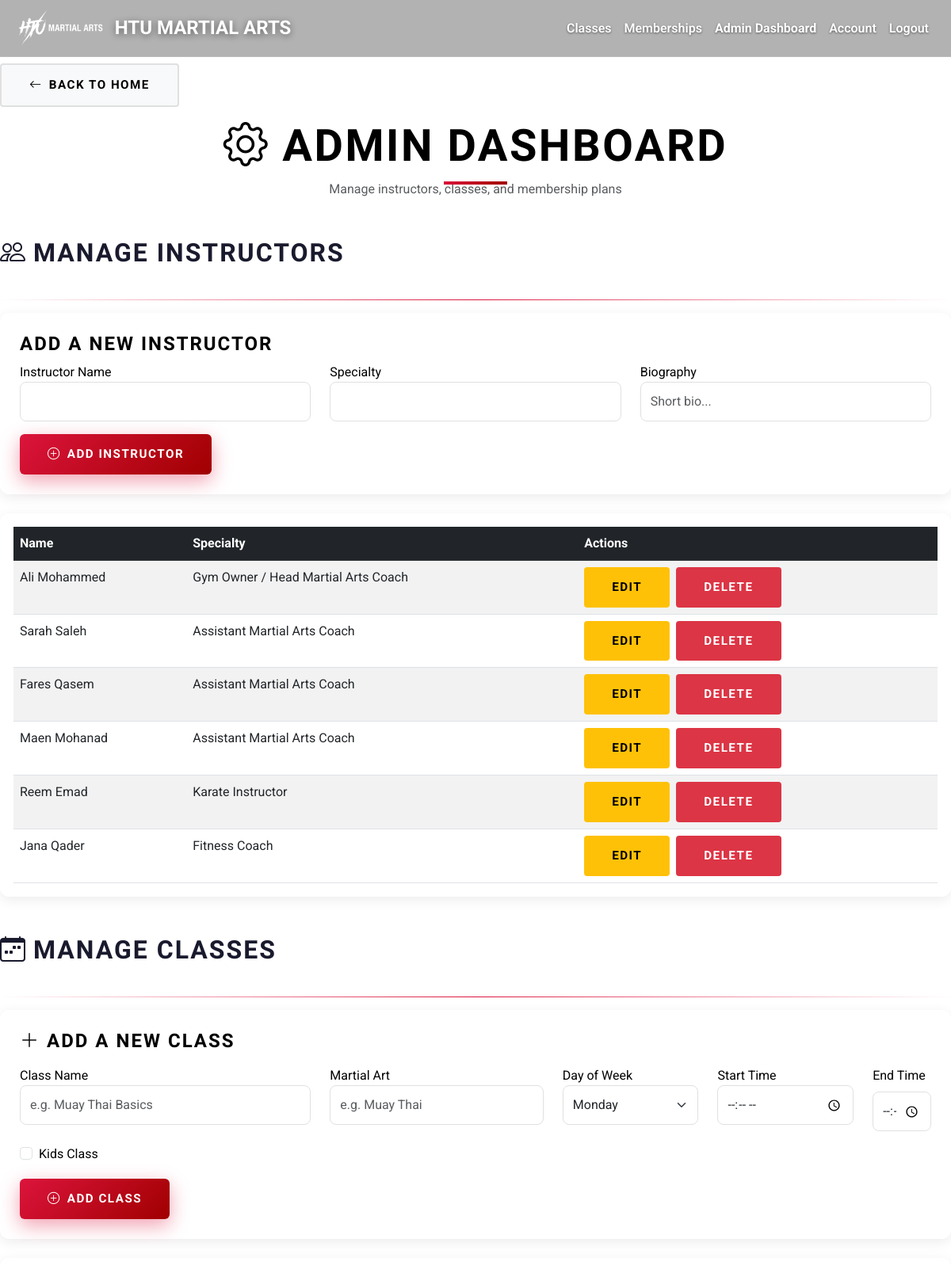
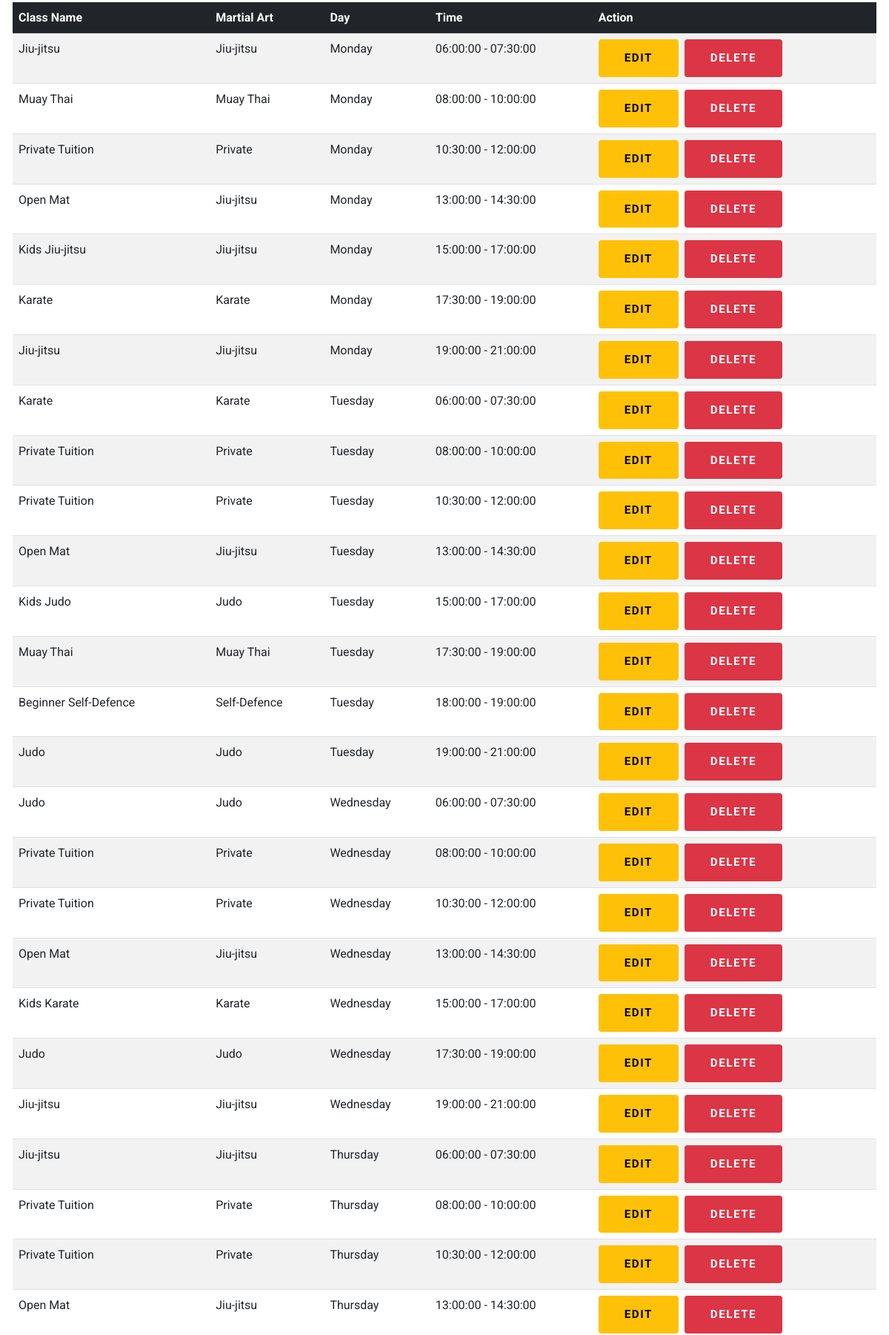
/admin.php (signed in, upper part), run on the app's committed database (2 pictures, top to bottom).
### tables this page shows
CREATE TABLE `instructors` (
  `id` int(11) NOT NULL,
  `name` varchar(100) NOT NULL,
  `specialty` varchar(100) DEFAULT NULL,
  `bio` text DEFAULT NULL,
  `image_url` varchar(255) DEFAULT NULL
);

CREATE TABLE `classes` (
  `id` int(11) NOT NULL,
  `class_name` varchar(100) NOT NULL,
  `day_of_week` enum('Monday','Tuesday','Wednesday','Thursday','Friday','Saturday','Sunday') NOT NULL,
  `start_time` time NOT NULL,
  `end_time` time NOT NULL,
  `martial_art` varchar(50) NOT NULL,
  `age_group` varchar(20) DEFAULT 'Adult',
  `is_kids_class` tinyint(1) DEFAULT 0
);

### admin.php (the view, shortened to what this page needs)
<?php
include 'includes/db.php';
include 'includes/header.php';
?>
<div class="container page-section">
    <div class="mb-3">
        <a href="index.php" class="btn btn-light btn-sm no-underline"><i class="bi bi-arrow-left me-2"></i>Back to Home</a>
    </div>
    <div class="text-center mb-5">
        <h2 class="section-title mb-2"><i class="bi bi-gear me-3"></i>Admin Dashboard</h2>
        <p class="text-muted">Manage instructors, classes, and membership plans</p>
    </div>
    <h3 class="mt-5 mb-2 text-deep-dark"><i class="bi bi-people me-2"></i>Manage Instructors</h3>
    <div class="divider divider-primary mb-3"></div>
    <div class="glass-panel p-4 mb-4">
        <h4>Add a New Instructor</h4>
        <form action="instructors_manage.php?action=create" method="POST">
            <div class="row">
                <div class="col-md-4 mb-3">
                    <label>Instructor Name</label>
                    <input type="text" name="name" class="form-control" required>
                </div>
                <div class="col-md-4 mb-3">
                    <label>Specialty</label>
                    <input type="text" name="specialty" class="form-control">
                </div>
                <div class="col-md-4 mb-3">
                    <label>Biography</label>
                    <input type="text" name="bio" class="form-control" placeholder="Short bio...">
                </div>
            </div>
            <button type="submit" class="btn btn-primary"><i class="bi bi-plus-circle me-2"></i>Add Instructor</button>
        </form>
    </div>
    <div class="glass-panel p-3">
    <table class="table table-striped table-hover mb-0">
        <thead class="table-dark">
            <tr>
                <th>Name</th>
                <th>Specialty</th>
                <th>Actions</th>
            </tr>
        </thead>
        <tbody>
            <?php
            $stmt = $conn->prepare("SELECT id, name, specialty FROM instructors");
            $stmt->execute();
            $result = $stmt->get_result();
            if ($result->num_rows > 0) {
                while($row = $result->fetch_assoc()) {
                    echo "<tr>";
                    echo "<td>" . htmlspecialchars($row['name'], ENT_QUOTES, 'UTF-8') . "</td>";
                    echo "<td>" . htmlspecialchars($row['specialty'], ENT_QUOTES, 'UTF-8') . "</td>";
                    echo '<td>';
                    echo '<a href="instructors_manage.php?action=edit&id=' . intval($row['id']) . '" class="btn btn-warning btn-sm me-2">Edit</a>';
                    echo '<a href="instructors_manage.php?action=delete&id=' . intval($row['id']) . '" class="btn btn-danger btn-sm" onclick="return confirm(\'Are you sure?\')">Delete</a>';
                    echo '</td>';
                    echo "</tr>";
                }
            } else {
                echo "<tr><td colspan='3'>No instructors found.</td></tr>";
            }
            ?>
        </tbody>
    </table>
    </div>
    <h3 class="mt-5 mb-2 text-deep-dark"><i class="bi bi-calendar-week me-2"></i>Manage Classes</h3>
    <div class="divider divider-primary mb-3"></div>
    <div class="glass-panel p-4 mb-4">
        <h4 class="mb-3"><i class="bi bi-plus-lg me-2"></i>Add a New Class</h4>
        <form action="classes_manage.php?action=create" method="POST">
            <div class="row">
                <div class="col-md-4 mb-3">
                    <label>Class Name</label>
                    <input type="text" name="class_name" class="form-control" placeholder="e.g. Muay Thai Basics" required>
                </div>
                <div class="col-md-3 mb-3">
                    <label>Martial Art</label>
                    <input type="text" name="martial_art" class="form-control" placeholder="e.g. Muay Thai" required>
                </div>
                <div class="col-md-2 mb-3">
                    <label>Day of Week</label>
                    <select name="day" class="form-select">
                        <option>Monday</option>
                    </select>
                </div>
                <div class="col-md-2 mb-3">
                    <label>Start Time</label>
                    <input type="time" name="start_time" class="form-control" required>
                </div>
                <div class="col-md-1 mb-3">
                    <label style="display: block; margin-bottom: 0.5rem;">End Time</label>
                    <input type="time" name="end_time" class="form-control" required>
                </div>
            </div>
            <div class="row">
                <div class="col-md-12 mb-3">
                    <div class="form-check">
                        <input type="checkbox" name="is_kids_class" class="form-check-input" id="is_kids_class">
                        <label class="form-check-label" for="is_kids_class">Kids Class</label>
                    </div>
                </div>
            </div>
            <button type="submit" class="btn btn-primary"><i class="bi bi-plus-circle me-2"></i>Add Class</button>
        </form>
    </div>
    <div class="glass-panel p-3">
    <table class="table table-striped table-hover mb-0">
        <thead class="table-dark">
            <tr>
                <th>Class Name</th>
                <th>Martial Art</th>
                <th>Day</th>
                <th>Time</th>
                <th>Action</th>
            </tr>
        </thead>
        <tbody>
            <?php
            $stmt_classes = $conn->prepare("SELECT id, class_name, martial_art, day_of_week, start_time, end_time FROM classes ORDER BY day_of_week, start_time");
            $stmt_classes->execute();
            $result_classes = $stmt_classes->get_result();
            if ($result_classes->num_rows > 0) {
                while($row = $result_classes->fetch_assoc()) {
                    echo "<tr>";
                    echo "<td>" . htmlspecialchars($row['class_name'], ENT_QUOTES, 'UTF-8') . "</td>";
                    echo "<td>" . htmlspecialchars($row['martial_art'] ?? 'N/A', ENT_QUOTES, 'UTF-8') . "</td>";
                    echo "<td>" . htmlspecialchars($row['day_of_week'], ENT_QUOTES, 'UTF-8') . "</td>";
                    echo "<td>" . htmlspecialchars($row['start_time'], ENT_QUOTES, 'UTF-8') . " - " . htmlspecialchars($row['end_time'], ENT_QUOTES, 'UTF-8') . "</td>";
                    echo "<td>";
                    echo "<a href='classes_manage.php?action=edit&id=" . intval($row['id']) . "' class='btn btn-warning btn-sm me-2'>Edit</a>";
                    echo "<a href='classes_manage.php?action=delete&id=" . intval($row['id']) . "' class='btn btn-danger btn-sm' onclick='return confirm(\\\"Are you sure?\\\")'>Delete</a>";
                    echo "</td>";
                    echo "</tr>";
                }
            } else {
                echo "<tr><td colspan='5'>No classes scheduled yet.</td></tr>";
            }            $stmt_classes->close();            ?>
        </tbody>
    </table>
    </div>
</div>
<?php include 'includes/footer.php'; ?>

### css/sport-theme.css (style rules this page uses)
:root { --font-heading: 'Oswald', sans-serif; --font-nike: 'Montserrat', sans-serif; --font-body: 'Roboto', sans-serif; --font-mono: 'JetBrains Mono', monospace; --color-primary: #DC143C; --color-primary-dark: #a00000; --color-primary-light: #ff1744; --color-black: #000000; --color-dark: #000000; --color-dark-blue: #16213e; --color-white: #FFFFFF; --color-grey: #f5f5f58d; --color-grey-light: #f8f9fa; --color-grey-dark: #666666; --color-border: #e0e0e0; --color-deep-dark: #1a1a2e; --gradient-primary: linear-gradient(135deg, #DC143C 0%, #a00000 100%); --gradient-dark: linear-gradient(135deg, #1a1a2e 0%, #16213e 100%); --gradient-hero: linear-gradient(135deg, #1a1a2e 0%, #16213e 50%, #0f3460 100%); --shadow-sm: 0 2px 8px rgba(0, 0, 0, 0.08); --shadow-md: 0 4px 16px rgba(0, 0, 0, 0.12); --shadow-lg: 0 8px 32px rgba(0, 0, 0, 0.16); --shadow-xl: 0 12px 48px rgba(0, 0, 0, 0.24); --shadow-primary: 0 8px 24px rgba(220, 20, 60, 0.4); --spacing-xs: 8px; --spacing-sm: 16px; --spacing-md: 24px; --spacing-lg: 40px; --spacing-xl: 80px; --transition-fast: 0.2s ease; --transition-smooth: cubic-bezier(0.4, 0, 0.2, 1); --transition-bounce: cubic-bezier(0.68, -0.55, 0.265, 1.55); }
* { margin: 0; padding: 0; box-sizing: border-box; }
body { font-family: var(--font-body); color: var(--color-black); line-height: 1.6; overflow-x: hidden; background: var(--color-white); -webkit-font-smoothing: antialiased; -moz-osx-font-smoothing: grayscale; }
h1, h2, h3, h4, h5, h6 { font-family: var(--font-heading); font-weight: 700; text-transform: uppercase; letter-spacing: 2px; color: var(--color-dark); }
h2 { font-size: clamp(2rem, 5vw, 3.5rem); letter-spacing: 2.5px; }
h3 { font-size: clamp(1.5rem, 3vw, 2rem); letter-spacing: 2px; }
html { scroll-behavior: smooth; }
.btn-primary { background: var(--gradient-primary); color: white; box-shadow: var(--shadow-primary); }
.btn-primary::before { content: ''; position: absolute; inset: 0; background: linear-gradient(135deg, rgba(255,255,255,0.2) 0%, transparent 100%); transform: translateX(-100%); transition: transform 0.6s; }
.container { max-width: 1200px; margin: 0 auto; padding: 0 20px; }
.section-title { font-size: clamp(2rem, 5vw, 3.5rem); text-align: center; margin-bottom: 60px; position: relative; display: inline-block; width: 100%; }
.section-title::after { content: ''; position: absolute; bottom: -15px; left: 50%; transform: translateX(-50%); width: 80px; height: 4px; background: var(--gradient-primary); }
.page-section { padding: var(--spacing-xl) 0; min-height: 70vh; }
.glass-panel { background: rgba(255, 255, 255, 0.95); backdrop-filter: blur(10px); -webkit-backdrop-filter: blur(10px); border-radius: 12px; box-shadow: 0 4px 16px rgba(0, 0, 0, 0.08); border: 1px solid rgba(255, 255, 255, 0.3); padding: 30px; }
.btn { display: inline-block; padding: 14px 35px; font-weight: 700; text-transform: uppercase; letter-spacing: 1.5px; border: none; cursor: pointer; transition: all 0.4s var(--transition-smooth); text-decoration: none; position: relative; overflow: hidden; font-size: 0.95rem; }
.btn-primary { background: var(--gradient-primary); color: var(--color-white); box-shadow: var(--shadow-primary); }
.btn-light { background: var(--color-grey-light); color: var(--color-black); border: 2px solid var(--color-border); }
.text-deep-dark { color: var(--color-deep-dark); }
.no-underline { text-decoration: none; }
.form-control, .form-select { border: 1px solid var(--color-border); padding: 12px; border-radius: 8px; }
.divider { height: 1px; background: linear-gradient(to right, transparent, var(--color-border), transparent); margin: 40px 0; }
.divider-primary { background: linear-gradient(to right, transparent, var(--color-primary), transparent); }

### data on the page
instructors: name "Ali Mohammed", specialty "Gym Owner / Head Martial Arts Coach"
instructors: name "Sarah Saleh", specialty "Assistant Martial Arts Coach"
instructors: name "Fares Qasem", specialty "Assistant Martial Arts Coach"
instructors: name "Maen Mohanad", specialty "Assistant Martial Arts Coach"
instructors: name "Reem Emad", specialty "Karate Instructor"
instructors: name "Jana Qader", specialty "Fitness Coach"
classes: class_name "Jiu-jitsu", martial_art "Jiu-jitsu", day_of_week "Monday", start_time "06:00:00", end_time "07:30:00"
classes: class_name "Muay Thai", martial_art "Muay Thai", day_of_week "Monday", start_time "08:00:00", end_time "10:00:00"
classes: class_name "Private Tuition", martial_art "Private", day_of_week "Monday", start_time "10:30:00", end_time "12:00:00"
classes: class_name "Open Mat", martial_art "Jiu-jitsu", day_of_week "Monday", start_time "13:00:00", end_time "14:30:00"
classes: class_name "Kids Jiu-jitsu", martial_art "Jiu-jitsu", day_of_week "Monday", start_time "15:00:00", end_time "17:00:00"
classes: class_name "Karate", martial_art "Karate", day_of_week "Monday", start_time "17:30:00", end_time "19:00:00"
classes: class_name "Jiu-jitsu", martial_art "Jiu-jitsu", day_of_week "Monday", start_time "19:00:00", end_time "21:00:00"
classes: class_name "Karate", martial_art "Karate", day_of_week "Tuesday", start_time "06:00:00", end_time "07:30:00"
classes: class_name "Private Tuition", martial_art "Private", day_of_week "Tuesday", start_time "08:00:00", end_time "10:00:00"
classes: class_name "Private Tuition", martial_art "Private", day_of_week "Tuesday", start_time "10:30:00", end_time "12:00:00"
classes: class_name "Open Mat", martial_art "Jiu-jitsu", day_of_week "Tuesday", start_time "13:00:00", end_time "14:30:00"
classes: class_name "Kids Judo", martial_art "Judo", day_of_week "Tuesday", start_time "15:00:00", end_time "17:00:00"
classes: class_name "Muay Thai", martial_art "Muay Thai", day_of_week "Tuesday", start_time "17:30:00", end_time "19:00:00"
classes: class_name "Beginner Self-Defence", martial_art "Self-Defence", day_of_week "Tuesday", start_time "18:00:00", end_time "19:00:00"
classes: class_name "Judo", martial_art "Judo", day_of_week "Tuesday", start_time "19:00:00", end_time "21:00:00"
classes: class_name "Judo", martial_art "Judo", day_of_week "Wednesday", start_time "06:00:00", end_time "07:30:00"
classes: class_name "Private Tuition", martial_art "Private", day_of_week "Wednesday", start_time "08:00:00", end_time "10:00:00"
classes: class_name "Private Tuition", martial_art "Private", day_of_week "Wednesday", start_time "10:30:00", end_time "12:00:00"
classes: class_name "Open Mat", martial_art "Jiu-jitsu", day_of_week "Wednesday", start_time "13:00:00", end_time "14:30:00"
classes: class_name "Kids Karate", martial_art "Karate", day_of_week "Wednesday", start_time "15:00:00", end_time "17:00:00"
classes: class_name "Judo", martial_art "Judo", day_of_week "Wednesday", start_time "17:30:00", end_time "19:00:00"
classes: class_name "Jiu-jitsu", martial_art "Jiu-jitsu", day_of_week "Wednesday", start_time "19:00:00", end_time "21:00:00"
classes: class_name "Jiu-jitsu", martial_art "Jiu-jitsu", day_of_week "Thursday", start_time "06:00:00", end_time "07:30:00"
classes: class_name "Private Tuition", martial_art "Private", day_of_week "Thursday", start_time "08:00:00", end_time "10:00:00"
classes: class_name "Private Tuition", martial_art "Private", day_of_week "Thursday", start_time "10:30:00", end_time "12:00:00"
classes: class_name "Open Mat", martial_art "Jiu-jitsu", day_of_week "Thursday", start_time "13:00:00", end_time "14:30:00"
